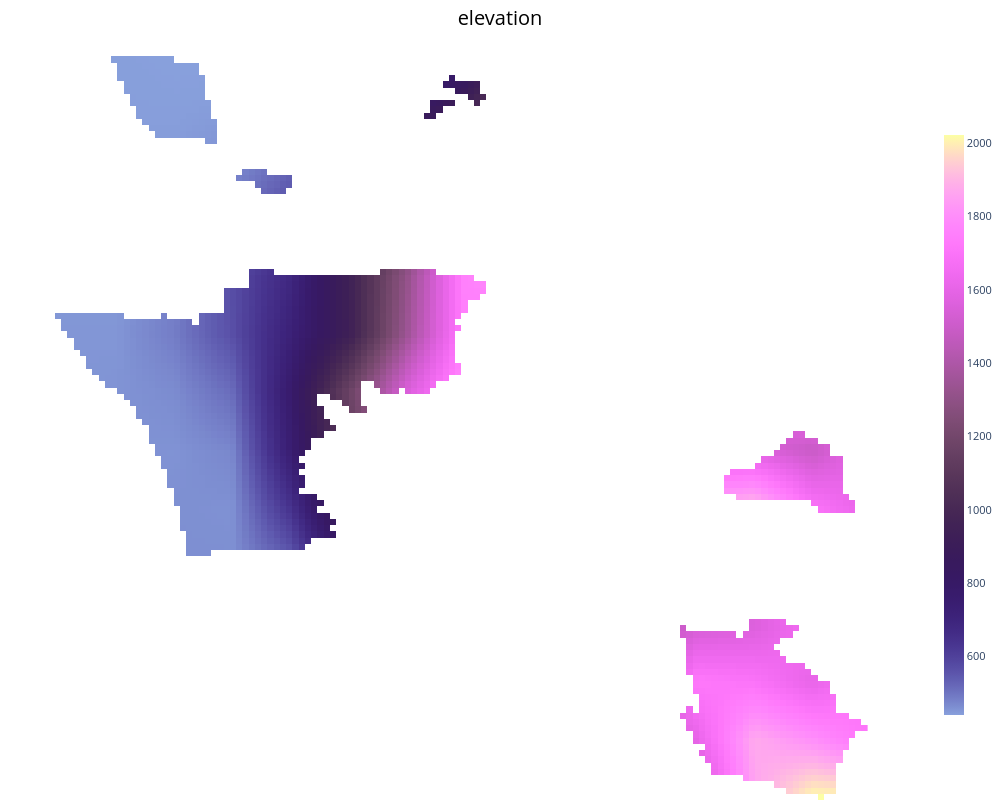

Write notebook code for a chart like this one.
### Markdown cell above
### 3. Visualizando a pilha raster de UCPs

`lcz_plot_parameters` aceita diretamente o `dict` retornado por `lcz_get_ucp(..., stations=None)` —
sem necessidade de recarregá-lo do disco. Passar `all_params=True` plota cada variável de
`combined_rasters` como seu próprio mapa interativo.

### Code cell
from LCZ4py.general.lcz_plot_parameters import lcz_plot_parameters

figs = lcz_plot_parameters(result_stack, all_params=True)
print(type(figs), len(figs))
figs[1]

### Figure 1 — Plotly figure (JSON) as saved in the notebook; plotly's stock layout.template omitted (floating-point values rounded to 4 significant figures; data arrays with more than 128 entries replaced by an {"elided": "..."} marker saying what was removed)
{"data": [{"colorbar": {"len": 0.8, "thickness": 20, "tickfont": {"size": 11}, "title": {"font": {"color": "black", "size": 14}, "text": ""}}, "colorscale": {"elided": "256x2 mixed values"}, "dx": 0.0008983, "dy": 0.0008983, "hovertemplate": "<b>elevation</b><br>Value: %{z:.4f}<br>X: %{x:.5f}<br>Y: %{y:.5f}<extra></extra>", "opacity": 1.0, "showscale": true, "type": "heatmap", "x0": 9.494, "y0": 47.09, "z": {"elided": "120x131 float values"}, "zmax": 2022.0, "zmin": 439.7}], "layout": {"height": 800, "margin": {"b": 0, "l": 0, "r": 40, "t": 50}, "paper_bgcolor": "white", "plot_bgcolor": "white", "title": {"font": {"color": "black", "size": 20}, "text": "elevation", "x": 0.5, "xanchor": "center"}, "width": 1000, "xaxis": {"showgrid": false, "showticklabels": false, "zeroline": false}, "yaxis": {"scaleanchor": "x", "scaleratio": 1, "showgrid": false, "showticklabels": false, "zeroline": false}}}
